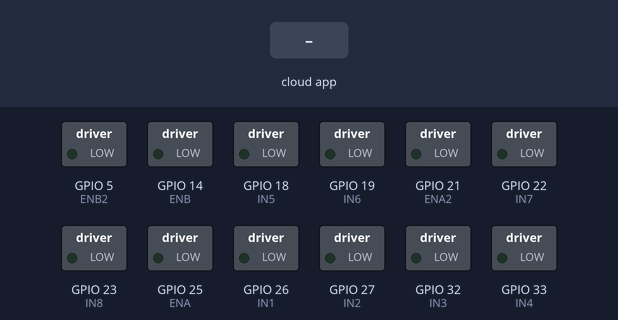
Bench run of a sketch on a simulated ESP32. On the bench: switched loads named in the sketch (green lamp = pin HIGH). The test bench sets the inputs (shaded band). The ROS host is connected and sends only what is stated.

Above: at 1.2 s.
1.3 s: the phone or cloud app sets linear.x to -100
At 2.5 s:
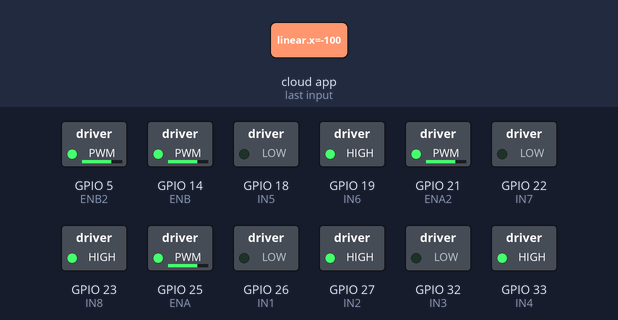
2.8 s: the phone or cloud app sets linear.x to 100
At 3.9 s:
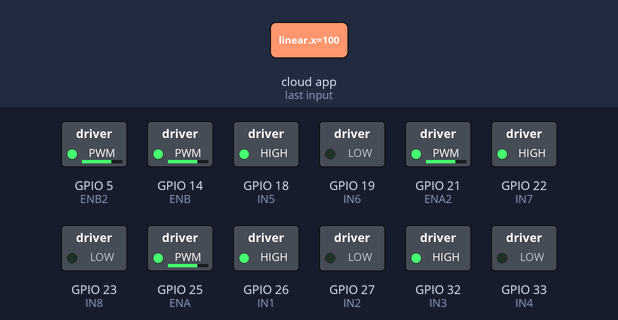
Timing chart, 0 to 5.8 s (numbered marks = the images above; inputs shaded):
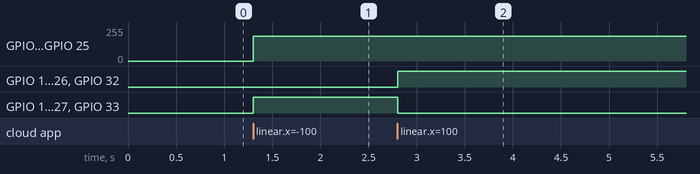

Measured:
- after the input at 1.3 s, GPIO 5 (ENB2), GPIO 14 (ENB), GPIO 21 (ENA2), GPIO 25 (ENA): 0/255 → 185/255 at once; GPIO 19 (IN6), GPIO 23 (IN8), GPIO 27 (IN2), GPIO 33 (IN4): LOW → HIGH at once
- after the input at 2.8 s, GPIO 18 (IN5), GPIO 22 (IN7), GPIO 26 (IN1), GPIO 32 (IN3): LOW → HIGH at once; GPIO 19 (IN6), GPIO 23 (IN8), GPIO 27 (IN2), GPIO 33 (IN4): HIGH → LOW at once

The sketch:

motor_controller.ino
```cpp
#include <ros.h>
#include <geometry_msgs/Twist.h>

// ============================================================
// Autonomous Indoor Delivery Robot
// ESP32 Motor Controller
//
// ROS topic:
//     /cmd_vel  -> geometry_msgs/Twist
//
// Serial:
//     57600 baud
//
// Motor drivers:
//     L298N #1 -> Left side motors
//     L298N #2 -> Right side motors
// ============================================================


// ===================== L298N #1 =====================
// Left side
#define IN1 26
#define IN2 27
#define IN3 32
#define IN4 33
#define ENA 25
#define ENB 14


// ===================== L298N #2 =====================
// Right side
#define IN5 18
#define IN6 19
#define IN7 22
#define IN8 23
#define ENA2 21
#define ENB2 5


// ===================== ROS =====================

ros::NodeHandle nh;


// Motor PWM speed
// Range: 0 - 255
int motorSpeed = 185;


// ============================================================
// STOP
// ============================================================

void stopMotors()
{
  digitalWrite(IN1, LOW);
  digitalWrite(IN2, LOW);

  digitalWrite(IN3, LOW);
  digitalWrite(IN4, LOW);

  digitalWrite(IN5, LOW);
  digitalWrite(IN6, LOW);

  digitalWrite(IN7, LOW);
  digitalWrite(IN8, LOW);

  analogWrite(ENA, 0);
  analogWrite(ENB, 0);

  analogWrite(ENA2, 0);
  analogWrite(ENB2, 0);
}


// ============================================================
// FORWARD
// ============================================================

void forward()
{
  // Left side forward
  digitalWrite(IN1, HIGH);
  digitalWrite(IN2, LOW);

  digitalWrite(IN5, HIGH);
  digitalWrite(IN6, LOW);

  // Right side forward
  digitalWrite(IN3, HIGH);
  digitalWrite(IN4, LOW);

  digitalWrite(IN7, HIGH);
  digitalWrite(IN8, LOW);

  analogWrite(ENA, motorSpeed);
  analogWrite(ENB, motorSpeed);

  analogWrite(ENA2, motorSpeed);
  analogWrite(ENB2, motorSpeed);
}


// ============================================================
// BACKWARD
// ============================================================

void backward()
{
  // Left side backward
  digitalWrite(IN1, LOW);
  digitalWrite(IN2, HIGH);

  digitalWrite(IN5, LOW);
  digitalWrite(IN6, HIGH);

  // Right side backward
  digitalWrite(IN3, LOW);
  digitalWrite(IN4, HIGH);

  digitalWrite(IN7, LOW);
  digitalWrite(IN8, HIGH);

  analogWrite(ENA, motorSpeed);
  analogWrite(ENB, motorSpeed);

  analogWrite(ENA2, motorSpeed);
  analogWrite(ENB2, motorSpeed);
}


// ============================================================
// TURN LEFT
// Left side backward
// Right side forward
// ============================================================

void turnLeft()
{
  // Left side backward
  digitalWrite(IN1, LOW);
  digitalWrite(IN2, HIGH);

  digitalWrite(IN5, LOW);
  digitalWrite(IN6, HIGH);

  // Right side forward
  digitalWrite(IN3, HIGH);
  digitalWrite(IN4, LOW);

  digitalWrite(IN7, HIGH);
  digitalWrite(IN8, LOW);

  analogWrite(ENA, motorSpeed);
  analogWrite(ENB, motorSpeed);

  analogWrite(ENA2, motorSpeed);
  analogWrite(ENB2, motorSpeed);
}


// ============================================================
// TURN RIGHT
// Left side forward
// Right side backward
// ============================================================

void turnRight()
{
  // Left side forward
  digitalWrite(IN1, HIGH);
  digitalWrite(IN2, LOW);

  digitalWrite(IN5, HIGH);
  digitalWrite(IN6, LOW);

  // Right side backward
  digitalWrite(IN3, LOW);
  digitalWrite(IN4, HIGH);

  digitalWrite(IN7, LOW);
  digitalWrite(IN8, HIGH);

  analogWrite(ENA, motorSpeed);
  analogWrite(ENB, motorSpeed);

  analogWrite(ENA2, motorSpeed);
  analogWrite(ENB2, motorSpeed);
}


// ============================================================
// ROS /cmd_vel CALLBACK
// ============================================================

void cmdVelCallback(const geometry_msgs::Twist& msg)
{
  float linear = msg.linear.x;
  float angular = msg.angular.z;


  // Forward
  if (linear > 0.1)
  {
    forward();
  }

  // Backward
  else if (linear < -0.1)
  {
    backward();
  }

  // Turn left
  else if (angular > 0.1)
  {
    turnLeft();
  }

  // Turn right
  else if (angular < -0.1)
  {
    turnRight();
  }

  // Stop
  else
  {
    stopMotors();
  }
}


// ROS subscriber
ros::Subscriber<geometry_msgs::Twist> sub(
  "cmd_vel",
  cmdVelCallback
);


// ============================================================
// SETUP
// ============================================================

void setup()
{
  // ROS Serial communication
  Serial.begin(57600);


  // Configure motor pins
  int pins[] = {
    IN1, IN2,
    IN3, IN4,
    IN5, IN6,
    IN7, IN8,
    ENA, ENB,
    ENA2, ENB2
  };

  for (int i = 0; i < 12; i++)
  {
    pinMode(pins[i], OUTPUT);
  }


  // Safety: motors OFF during startup
  stopMotors();


  // Initialize ROS
  nh.initNode();
  nh.subscribe(sub);
}


// ============================================================
// LOOP
// ============================================================

void loop()
{
  nh.spinOnce();

  delay(10);
}
```
